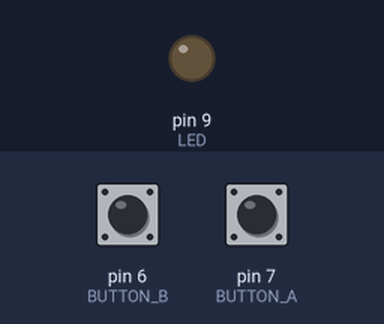
Simulated run of this sketch. Board: Arduino Mega 2560, built with avr-gcc and run on an emulated ATmega2560. On the bench: output pins drawn as LEDs (lit = HIGH). The inputs (shaded band) are chosen by the test bench; at power-on: pin 7 (BUTTON_A) HIGH, pin 6 (BUTTON_B) HIGH.

Above: at 1.2 s.
1.3 s: pin 7 (BUTTON_A) pulled LOW for 0.15 s
At 1.7 s:
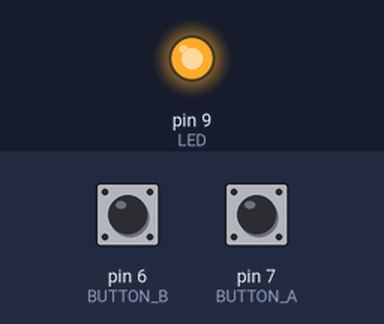
2.9 s: pin 6 (BUTTON_B) pulled LOW for 0.15 s
At 4.1 s:
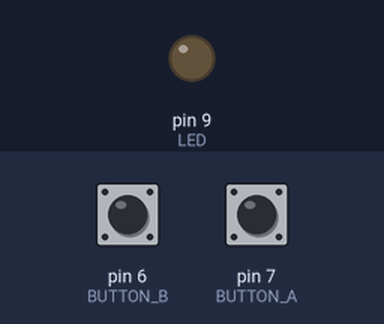
4.5 s: pin 7 (BUTTON_A) pulled LOW for 1 s
At 5.3 s:
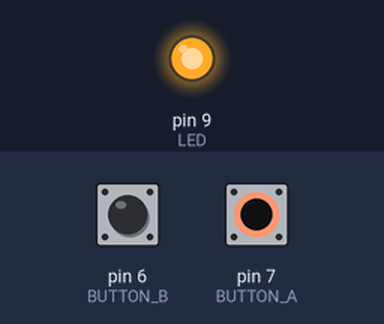
7.0 s: pin 6 (BUTTON_B) driven LOW and pin 7 (BUTTON_A) driven LOW
At 7.5 s:
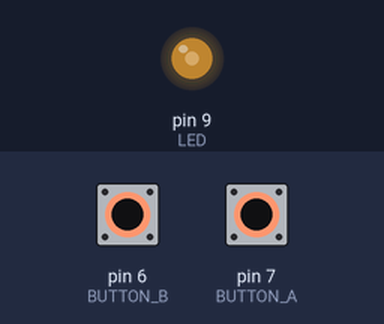
8.5 s: pin 6 (BUTTON_B) driven HIGH
At 9.3 s:
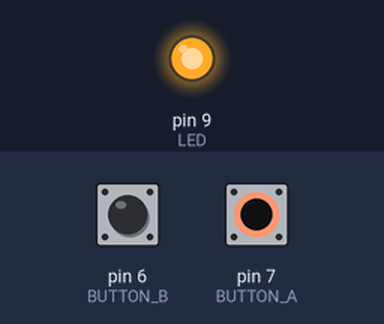
Timing chart, 0 to 11.0 s (numbered marks = the images above; inputs shaded):
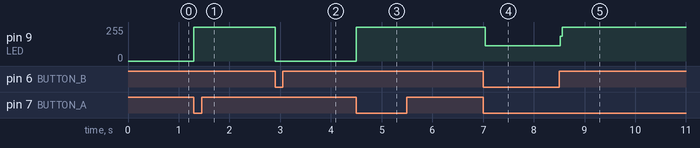

Measured:
- after the input at 1.3 s, pin 9 (LED): 0/255 → 255/255 at once
- after the input at 2.9 s, pin 9 (LED): 255/255 → 0/255 at once
- after the input at 4.5 s, pin 9 (LED): 0/255 → 255/255 at once
- after the input at 7.0 s, pin 9 (LED): 255/255 → 113/255 at once
- after the input at 8.5 s, pin 9 (LED): 113/255 → 255/255 at once

The sketch:

tmi02_Digital-Inputs.ino
```cpp
// Adapted from Elegoo Mega2560 Starter Kit Lesson 5
// pushbutton switches are wired to ground and used in INPUT_PULLUP mode
// when pressed, it connects the input to GND (inverted logic)
// unlike pinMode(INPUT) a pull-down resistor isn't needed so it simplifies things
// c.f. tmi05 Pushbutton LED Fade where we need a pulldown resistor on the switch.

int LED = 9;
int BUTTON_A = 7;
int BUTTON_B = 6;

byte leds = 0;

void setup()
{
  pinMode(LED, OUTPUT);
  pinMode(BUTTON_A, INPUT_PULLUP);  // pullup = normal HIGH or 5V
  pinMode(BUTTON_B, INPUT_PULLUP);  // switches are connected to ground
}

void loop()
{
  if (digitalRead(BUTTON_A) == LOW) // LOW = button press
  {
    digitalWrite(LED, HIGH);
  }
  if (digitalRead(BUTTON_B) == LOW)
  {
    digitalWrite(LED, LOW);
  }
}
```
